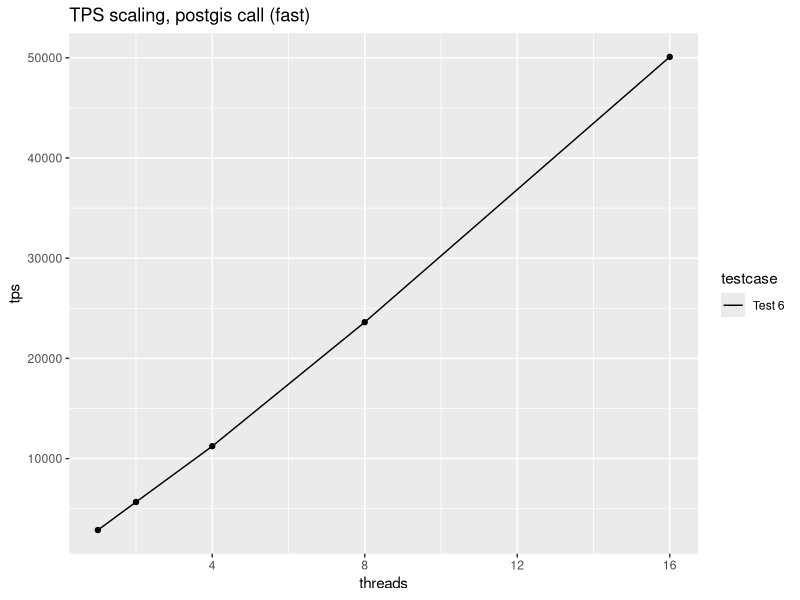
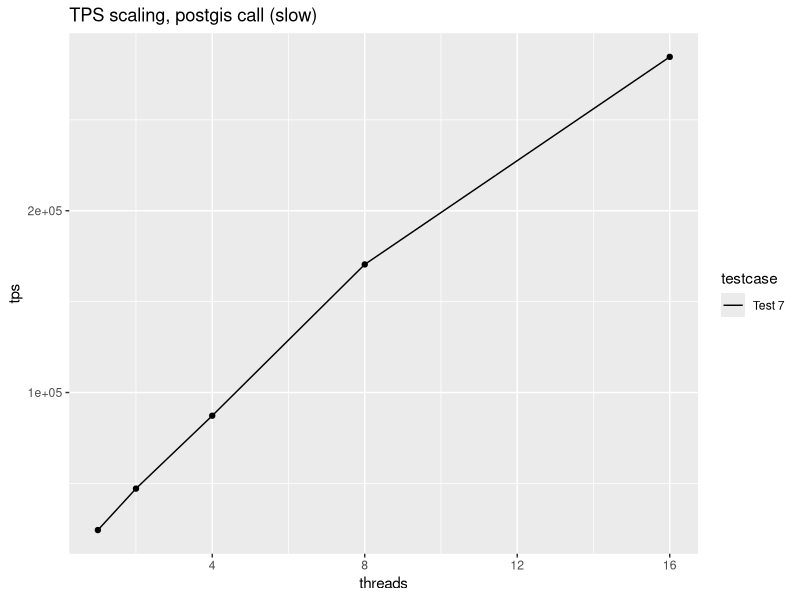
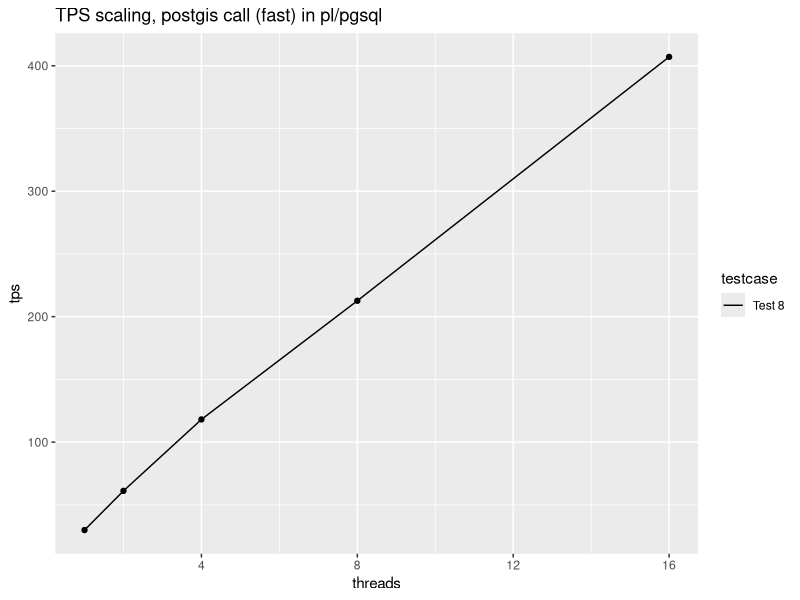
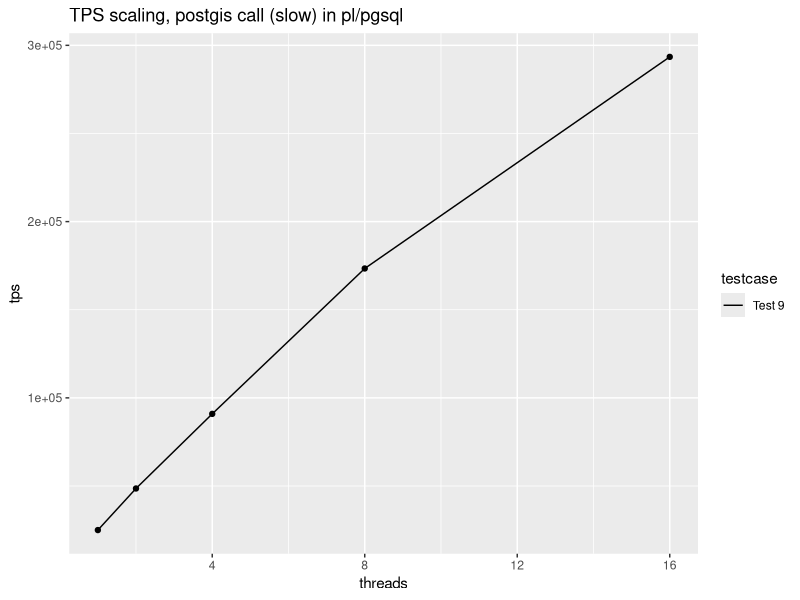

Source code (R) for these figures, in order:
# R script to convert result to a graphic.
# Having done this I realise R was the wrong choice but it's too late now. We're commited.

# Run R manually and type this line as root if ggplot2 is not installed
# install.packages("ggplot2")

library(reshape)
library(ggplot2)

d = read.csv("ppppt_results.csv", comment.char="#")
#plot(ggplot(subset(d, select=c('Test 2')), aes(x=threads, y=tps)) + labs(title = "Graph of pl/pgsql TPS varying with thread count") + geom_bar(stat="identity", fill="#FF9999", colour="black") + facet_wrap (~ testcase))
#plot(ggplot(subset(d, testcase %in% c('Test 1','Test 2')), aes(threads,tps,linetype=testcase)) + labs(title = "Graph of pl/pgsql TPS varying with thread count") + geom_line() + geom_point())


png(filename='result6.png')
plot(ggplot(subset(d, testcase=='Test 6'), aes(threads,tps,linetype=testcase)) + labs(title = "TPS scaling, postgis call (fast)") + geom_line() + geom_point())
dev.off()

png(filename='result7.png')
plot(ggplot(subset(d, testcase=='Test 7'), aes(threads,tps,linetype=testcase)) + labs(title = "TPS scaling, postgis call (slow)") + geom_line() + geom_point())
dev.off()

png(filename='result8.png')
plot(ggplot(subset(d, testcase=='Test 8'), aes(threads,tps,linetype=testcase)) + labs(title = "TPS scaling, postgis call (fast) in pl/pgsql") + geom_line() + geom_point())
dev.off()

png(filename='result9.png')
plot(ggplot(subset(d, testcase=='Test 9'), aes(threads,tps,linetype=testcase)) + labs(title = "TPS scaling, postgis call (slow) in pl/pgsql") + geom_line() + geom_point())
dev.off()
